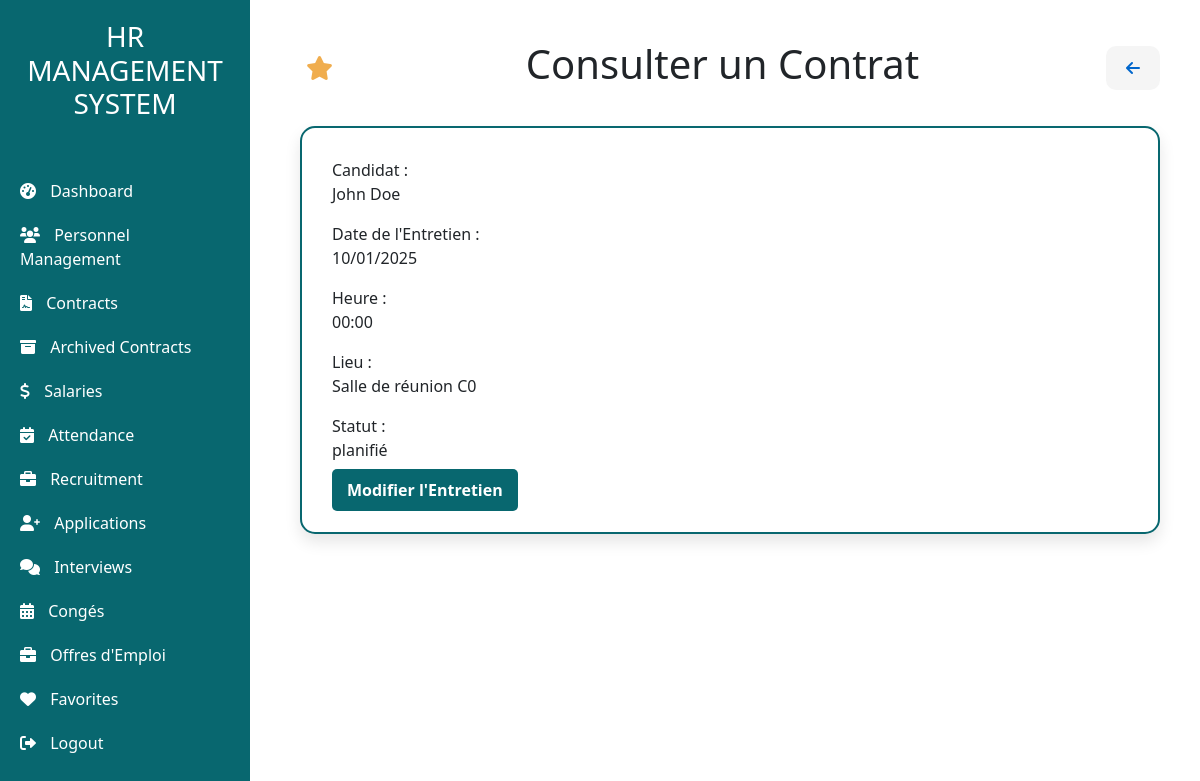
The app's page /Entretien/consulter/1 (signed in) with its own data.
### recrutement/models.py (models this page shows, shortened)
class Candidature(models.Model):
    class StatutCandidatureChoices(models.TextChoices):
        EN_ATTENTE = 'En attente', _('En attente')
        ACCEPTE = 'Accepté', _('Accepté')
        REJETE = 'Rejeté', _('Rejeté')
    id_candidature = models.AutoField(primary_key=True)
    id_offre = models.ForeignKey(Offre_emploi, on_delete=models.CASCADE, related_name="candidatures")  # Cascade delete
    nom_candidat = models.CharField(max_length=100, verbose_name=_("Candidate Name"))
    email_candidat = models.EmailField(verbose_name=_("Candidate Email"), null=True, blank=True)
    telephone_candidat = models.IntegerField(verbose_name=_("Candidate Telephone"), null=True, blank=True)
    cv = models.FileField(upload_to='candidatures/cv/', verbose_name=_("Resume"))
    lettre_motivation = models.TextField(verbose_name=_("Cover Letter"), null=True, blank=True)
    date_candidature = models.DateTimeField(default=timezone.now, verbose_name=_("Application Date"))
    statut_candidature = models.CharField(
        max_length=20,
        choices=StatutCandidatureChoices.choices,
        default=StatutCandidatureChoices.EN_ATTENTE,
        verbose_name=_("Application Status"),
    )
    class Meta:
        verbose_name = _("Candidature")
        verbose_name_plural = _("Candidatures")
        ordering = ['-date_candidature']

class Entretien(models.Model):
    id_entretien = models.AutoField(primary_key=True)
    id_candidature = models.ForeignKey(Candidature, on_delete=models.CASCADE, related_name="entretiens")  # Cascade delete
    date_entretien = models.DateTimeField(verbose_name=_("Interview Date"))
    lieu_entretien = models.CharField(max_length=255, verbose_name=_("Interview Location"))
    statut_entretien = models.CharField(max_length=50, verbose_name=_("Interview Status"), default="Scheduled")
    notes = models.TextField(verbose_name=_("Interview Notes"), null=True, blank=True)
    class Meta:
        verbose_name = _("Entretien")
        verbose_name_plural = _("Entretiens")

### recrutement/views.py (the view)
# urls.py: path('Entretien/consulter/<int:entretien>', recrutement_views.consulter_entretien, name='consulter_entretien'),
@login_required
def consulter_entretien(request, entretien):
    fetched_entretien = get_object_or_404(Entretien, id_entretien=entretien)
    entretien_info = {
        'id_entretien': fetched_entretien.id_entretien,
        'candidat': fetched_entretien.id_candidature.nom_candidat,
        'date_entretien': fetched_entretien.date_entretien,
        'heure': fetched_entretien.date_entretien.strftime('%H:%M'),
        'lieu': fetched_entretien.lieu_entretien,
        'statut': fetched_entretien.statut_entretien,
    }
    print(entretien_info)
    return render(request, 'entretien/consulter_entretien.html', {'entretien': entretien_info
                                                                  , 'current_url': request.path.lstrip('/')})

### recrutement/templates/entretien/consulter_entretien.html (shortened to what this page needs)
<!DOCTYPE html>
<html lang="en">
<head>
</head>
<body>
    {% extends "base.html" %}
    {% block content %}
    <div class="main-content">
        <div class="d-flex justify-content-between align-items-center mb-4">
            <form method="post" action="{% url 'ajouter_favoris' current_url=current_url %}">
                <button type="submit" class="favorite-btn" title="Add to Favorites">
                    <i class="fas fa-star"></i>
                </button>
            </form>
            <h1>Consulter un Contrat</h1>
            <a href="javascript:history.back()" class="go-back-btn" title="Go Back">
                <i class="fas fa-arrow-left"></i>
            </a>
        </div>
        <div class="frame-container">
            <div class="interview-detail">
                <label>Candidat :</label>
                <p>{{ entretien.candidat }}</p>
            </div>
            <div class="interview-detail">
                <label>Date de l'Entretien :</label>
                <p>{{ entretien.date_entretien|date:"d/m/Y" }}</p>
            </div>
            <div class="interview-detail">
                <label>Heure :</label>
                <p>{{ entretien.date_entretien|date:"H:i" }}</p>
            </div>
            <div class="interview-detail">
                <label>Lieu :</label>
                <p>{{ entretien.lieu }}</p>
            </div>
            <div class="interview-detail">
                <label>Statut :</label>
                <p>{{ entretien.statut }}</p>
            </div>
            <a href="{% url 'modifier_entretien' entretien.id_entretien %}" class="btn-custom">Modifier l'Entretien</a>
        </div>
    </div>
    {% endblock %}

### recrutement/templates/entretien/consulter_entretien.html (style rules this page uses)
body { font-family: 'Roboto', sans-serif; background-color: #f4f6f9; color: #333; margin: 0; padding: 0; }
.main-content { padding: 20px; }
.frame-container { background-color: #fff; padding: 30px; border-radius: 15px; box-shadow: 0 8px 16px rgba(0, 0, 0, 0.1); margin: 30px auto; max-width: 900px; border: 2px solid #08676F; }
.btn-custom { background-color: #08676F; color: #fff; text-decoration: none; padding: 10px 15px; border-radius: 5px; font-size: 1rem; font-weight: bold; transition: background-color 0.3s ease; border: none; }
.go-back-btn { background-color: #f5f5f5; color: #0066cc; border: none; padding: 10px 20px; font-size: 1rem; font-weight: bold; border-radius: 10px; transition: background-color 0.3s ease; }
.favorite-btn { background-color: transparent; border: none; color: #f0ad4e; font-size: 1.5rem; cursor: pointer; transition: color 0.3s ease; }

### records on screen
Candidature: candidat "John Doe"
Entretien: date_entretien "10/01/2025", date_entretien "00:00", lieu "Salle de réunion C0", statut "planifié"
